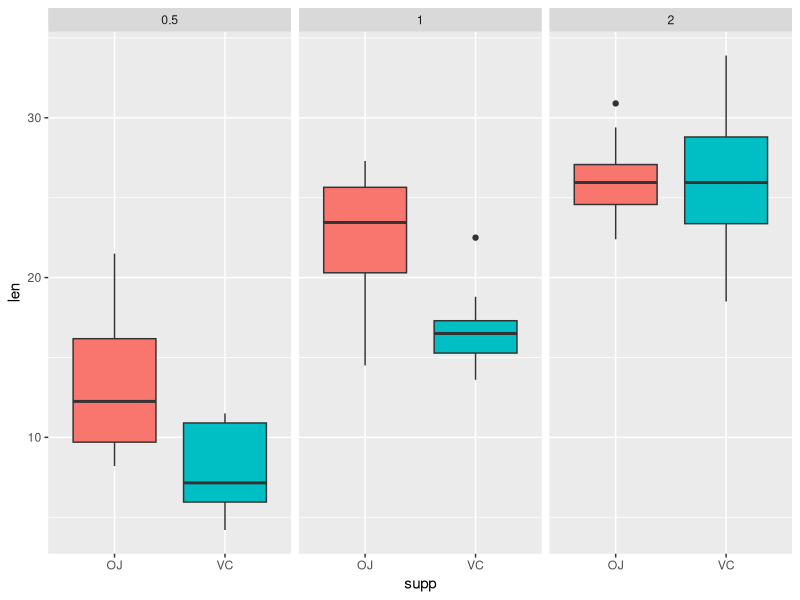
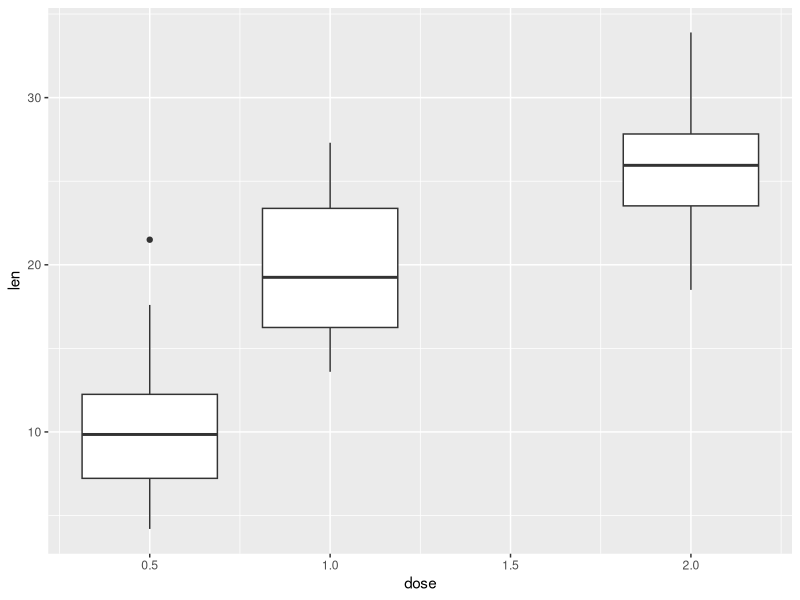

These figures' R source, in order:
## ---- chunk 1
knitr::opts_chunk$set(echo = TRUE)
## ---- chunk 2
library(datasets)
data(ToothGrowth)
## ---- chunk 3
head(ToothGrowth, n=3) ; tail(ToothGrowth, n=3)
## ---- chunk 4
str(ToothGrowth)
## ---- chunk 5
summary(ToothGrowth)
## ---- chunk 6
#Plot 1
suppressMessages(suppressWarnings(library(ggplot2)))
g1 <- ggplot(ToothGrowth, aes(x=supp, y=len)) + 
      geom_boxplot(aes(fill=supp)) +
      facet_grid(.~dose) + guides(fill=FALSE) +
      labs(list(title = "Guinea Pigs Tooth length by dose levels \n of Vitamin C and different delivery methods", 
                x = "Delivery Method",
                y = "Tooth length")) +
      theme(plot.title = element_text(size=11),
            axis.title.x = element_text(size=11),
            axis.title.y = element_text(size=11))
## ---- chunk 7
print(g1)
## ---- chunk 8
#Plot 2
g2 <- ggplot(ToothGrowth, aes(x=dose, y=len, group=dose)) + geom_boxplot() +
      labs(list(title = "Tooth length by dose levels of Vitamin C", 
                x = "Dose levels (mg/day)",
                y = "Tooth length")) +
      theme(plot.title = element_text(size=11),
            axis.title.x = element_text(size=11),
            axis.title.y = element_text(size=11))
## ---- chunk 9
print(g2)
## ---- chunk 10
#Plot 1
library(ggplot2)
g1 <- ggplot(ToothGrowth, aes(x=supp, y=len)) + 
      geom_boxplot(aes(fill=supp)) +
      facet_grid(.~dose) + guides(fill=FALSE) +
      labs(list(title = "Guinea Pigs Tooth length by dose levels \n of Vitamin C and different delivery methods", 
                x = "Delivery Method",
                y = "Tooth length")) +
      theme(plot.title = element_text(size=11),
            axis.title.x = element_text(size=11),
            axis.title.y = element_text(size=11))
## ---- chunk 11
#Plot 2
g2 <- ggplot(ToothGrowth, aes(x=dose, y=len, group=dose)) + geom_boxplot() +
      labs(list(title = "Guinea Pigs Tooth length by dose levels of Vitamin C", 
                x = "Dose levels (mg/day)",
                y = "Tooth length"))
## ---- chunk 12
#subsetting data for 1st set of T-tests
OJ_05 <- ToothGrowth$len[ToothGrowth$supp == "OJ" & ToothGrowth$dose == 0.5]
OJ_10 <- ToothGrowth$len[ToothGrowth$supp == "OJ" & ToothGrowth$dose == 1.0]
OJ_20 <- ToothGrowth$len[ToothGrowth$supp == "OJ" & ToothGrowth$dose == 2.0]

VC_05 <- ToothGrowth$len[ToothGrowth$supp == "VC" & ToothGrowth$dose == 0.5]
VC_10 <- ToothGrowth$len[ToothGrowth$supp == "VC" & ToothGrowth$dose == 1.0]
VC_20 <- ToothGrowth$len[ToothGrowth$supp == "VC" & ToothGrowth$dose == 2.0]
## ---- chunk 13
#1st set of T-tests
t.test(OJ_05, VC_05, paired = FALSE, var.equal = FALSE, altern = "greater")
t.test(OJ_10, VC_10, paired = FALSE, var.equal = FALSE, altern = "greater")
t.test(OJ_20, VC_20, paired = FALSE, var.equal = FALSE, altern = "two.sided")
## ---- chunk 14
#subsetting data for 2nd set of T-tests
all_05 <- ToothGrowth$len[ToothGrowth$dose == 0.5]
all_10 <- ToothGrowth$len[ToothGrowth$dose == 1.0]
all_20 <- ToothGrowth$len[ToothGrowth$dose == 2.0]
## ---- chunk 15
#2nd set of T-tests
t.test(all_20, all_05, paired = FALSE, var.equal = FALSE, altern = "greater")
